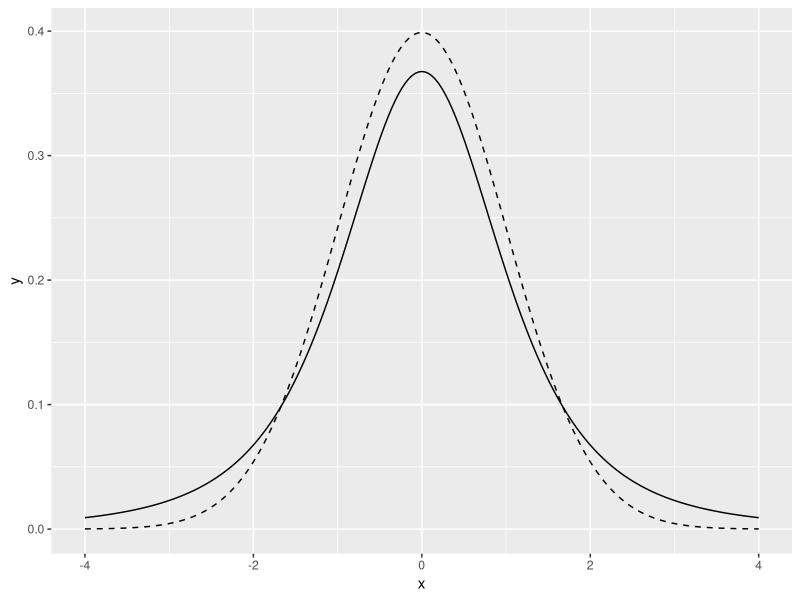
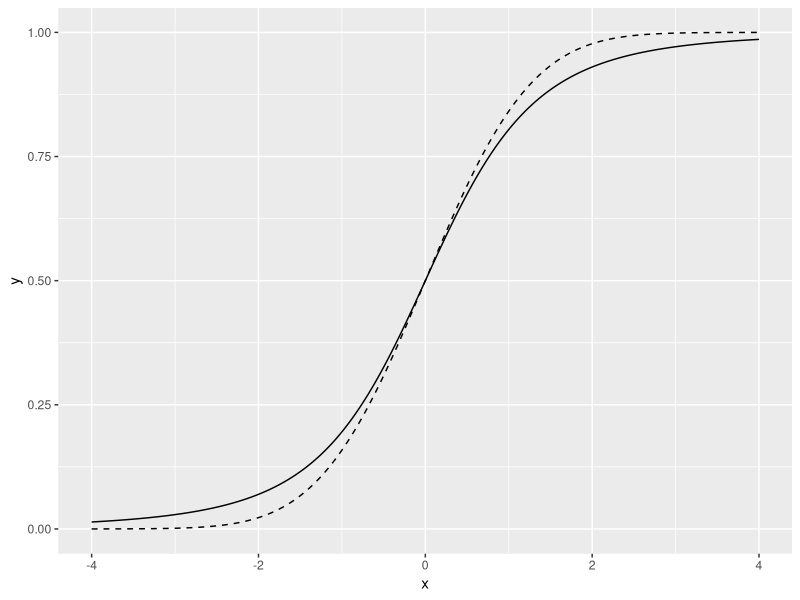

Write the R code that produced these figures, in order.
## ---- chunk 1
knitr::opts_chunk$set(echo = TRUE)
library(ggplot2)
## ---- chunk 2
# Source: codevoorbeelden/4-centrale-limietstelling.Rmd
ggplot(data = data.frame(x = c(-4, +4)), mapping = aes(x)) +
  stat_function(fun = dt, n = 201, args = list(df = 3)) +
  stat_function(fun = dnorm, n = 201, linetype = "dashed")
## ---- chunk 3
# Source: codevoorbeelden/4-centrale-limietstelling.Rmd
ggplot(data = data.frame(x = c(-4, +4)), mapping = aes(x)) +
  stat_function(fun = pt, n = 201, args = list(df = 3)) +
  stat_function(fun = pnorm, n = 201, linetype = "dashed")
